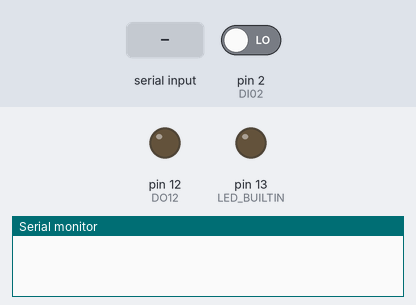
Recording of a sketch running on a simulated Arduino Uno, built with avr-gcc and run on an emulated ATmega328P. On the bench: output pins drawn as LEDs (lit = HIGH), the last lines printed to the serial monitor. The test bench sets the inputs (shaded band); at power-on: pin 2 (DI02) LOW.

Above: at 1.2 s.
1.3 s: "on\n" received over Serial
At 2.5 s:
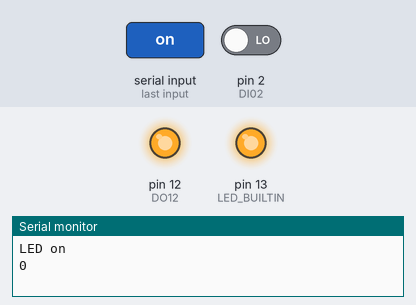
2.8 s: "off\n" received over Serial
At 3.7 s:
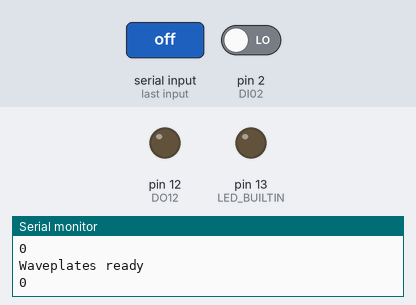
Timing chart, 0 to 5.8 s (numbered marks = the images above; inputs shaded):
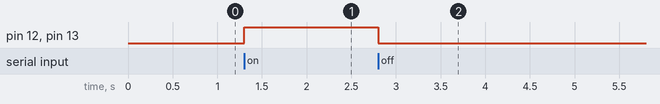

The sketch:

polArduino.ino
```cpp
String (InBytes);

int DO12 = 12; // Declare which digital output will be used to create trigger pulse
int DI02 = 2; // Declare digital input (just used for testing)

// Note that on my arduino, DO12 is connected to DI02 by jumper wire (this was just for testing)

int OutBytes; //Serial commands send from Arduino

void setup() {
  // put your setup code here, to run once:
Serial.begin(9600);
Serial.flush();

pinMode(DO12, OUTPUT); // Set pin 12 as digital out
pinMode(DI02, INPUT); // Set pin 02 as digital in
pinMode(LED_BUILTIN,OUTPUT);
}

void loop() {
  // put your main code here, to run repeatedly:

if (Serial.available()>0){
  InBytes = Serial.readStringUntil('\n'); //Serial commands sent from python

  if (InBytes == "on"){
    digitalWrite(LED_BUILTIN,HIGH); //Use internal LED just for testing
    digitalWrite(DO12,HIGH);        // Physically set DO12 to high
    Serial.write("LED on \n");      // Send serial command back to Python (not really needed)

    OutBytes = digitalRead(DI02);   //Read voltage on DI02
    Serial.println(OutBytes);       //Send this voltage to python via serial comms
  }

  if (InBytes == "off"){
    digitalWrite(LED_BUILTIN,LOW);
    digitalWrite(DO12,LOW);
    Serial.write("Waveplates ready \n");

    OutBytes = digitalRead(DI02);
    Serial.println(OutBytes);
  }

  if (InBytes == "pol"){
    //int sensorValue = analogRead(A0);
    // Convert the analog reading (which goes from 0 - 1023) to a voltage (0 - 2 V):
    //float voltage = sensorValue * (2.0 / 1023.0);

    int average = 0;
    for (int i=0; i < 10; i++) {
     average = average + analogRead(A0);
       }
    average = average/10;

    float voltage = average * (2.0 / 1023.0);

    Serial.println(voltage);
  }
}
}
```

Measured:
- after the input at 1.3 s, pin 12 (DO12), pin 13 (LED_BUILTIN): LOW → HIGH at once
- after the input at 2.8 s, pin 12 (DO12), pin 13 (LED_BUILTIN): HIGH → LOW at once
